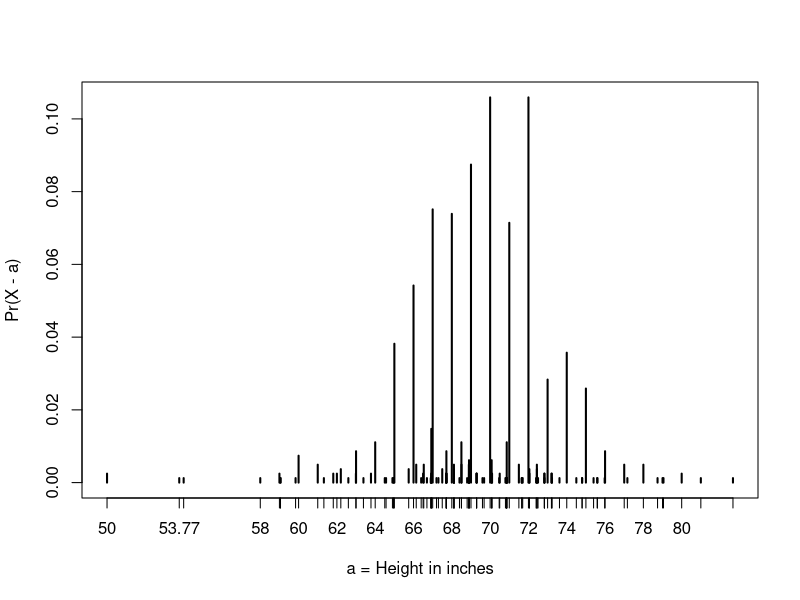
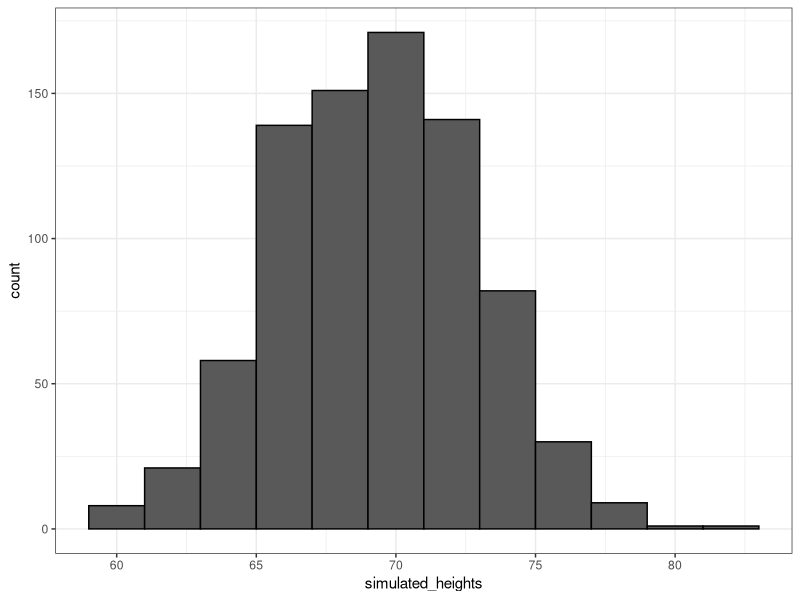
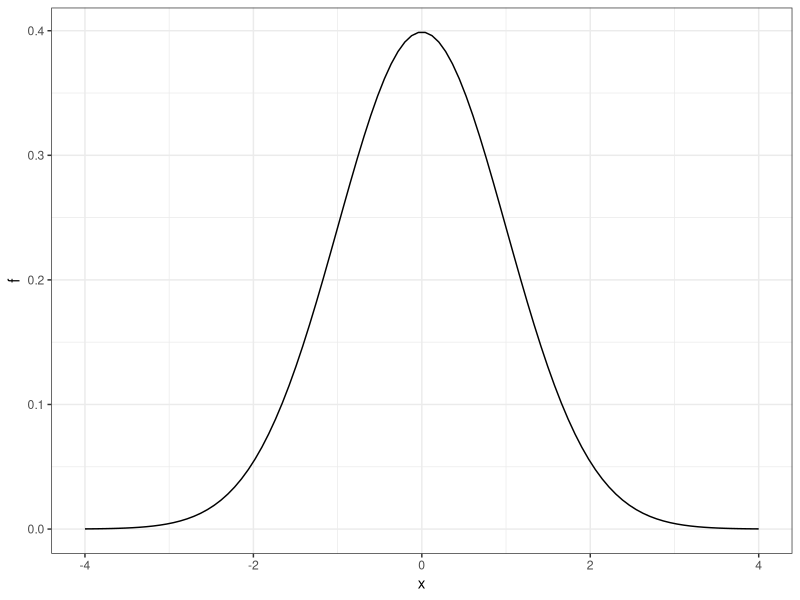
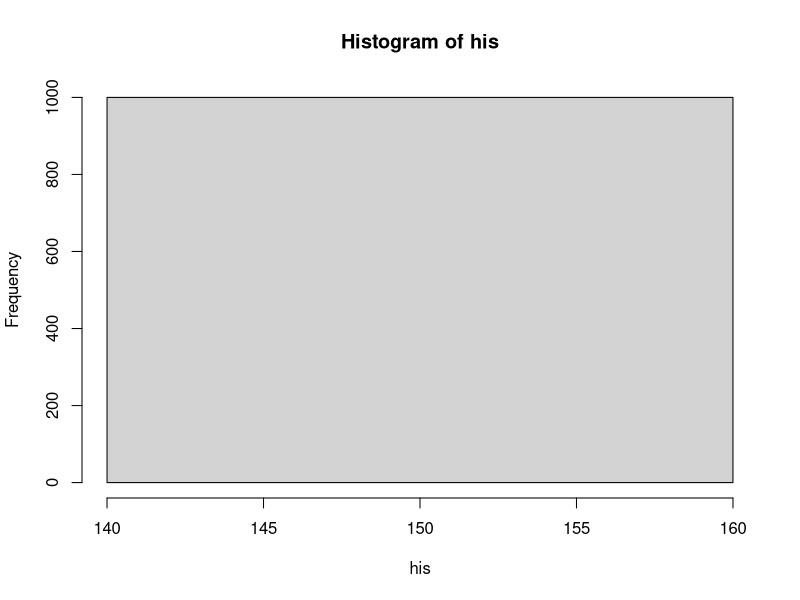

Write the R code that produced these figures, in order.
#2.1.1 Continuous Probability
# cumulative distribution function CDF
# empirical cumulative distribution function eCDF
library(tidyverse)
library(dslabs)
data("heights")
x <- heights %>% filter(sex=="Male") %>% .$height

F <- function(a) mean(x<=a)
1 - F(70)

#2.1.2 Theoretical Distribution
1 - pnorm(70.5, mean(x), sd(x))
plot(prop.table(table(x)), xlab="a = Height in inches", ylab="Pr(X - a)")

# the result is simular with normal distribution
mean(x <= 68.5) - mean(x <= 67.5)
mean(x <= 69.5) - mean(x <= 68.5)
mean(x <= 70.5) - mean(x <= 69.5)

pnorm(68.5, mean(x), sd(x)) - pnorm(67.5, mean(x), sd(x))
pnorm(69.5, mean(x), sd(x)) - pnorm(68.5, mean(x), sd(x))
pnorm(70.5, mean(x), sd(x)) - pnorm(69.5, mean(x), sd(x))

# the result is not simular with normal distribution
mean(x <= 70.9) - mean(x <= 70.1)
pnorm(70.9, mean(x), sd(x)) - pnorm(70.1, mean(x), sd(x))

#2.1.3  Probability Density
#F(a) = Pr(X <= a)  F(a) is probability Density
avg <- mean(x)
s <- sd(x)
1 - pnorm(76, avg, s)
dnorm(76, avg, s)

#2.1.4 Monte Carlo Simulations
x <- heights %>% filter(sex=="Male") %>% .$height
n <- length(x)
avg <- mean(x)
s <- sd(x)
simulated_heights <- rnorm(n, avg, s)
ds_theme_set()
data.frame(simulated_heights=simulated_heights) %>% ggplot(aes(simulated_heights)) + 
  geom_histogram(color="black", binwidth=2)

B <- 10000
tallest <- replicate(B, {
  simulated_data <- rnorm(800, avg, s)
  max(simulated_data)
})
mean(tallest >= 84)

#2.1.5 Other Continuous Distributions
# t - student-t
# chi-squared
# exponential
# gamma
# beta
# d - density
# q - quantile
# p - probability density
# r - random
# norm - normal distribution
x <- seq(-4, 4, length.out = 100)
data.frame(x, f=dnorm(x)) %>% ggplot(aes(x,f)) + geom_line()

#2.1 exercises
#2.1 ex1
# Assign a variable 'female_avg' as the average female height.
female_avg <- 64

# Assign a variable 'female_sd' as the standard deviation for female heights.
female_sd <- 3

# Using variables 'female_avg' and 'female_sd', calculate the probability that a randomly selected female is shorter than 5 feet. Print this value to the console.
pnorm(5 * 12, female_avg, female_sd)

#2.1 ex2
# Assign a variable 'female_avg' as the average female height.
female_avg <- 64

# Assign a variable 'female_sd' as the standard deviation for female heights.
female_sd <- 3

# Using variables 'female_avg' and 'female_sd', calculate the probability that a randomly selected female is 6 feet or taller. Print this value to the console.
1 - pnorm(6*12, female_avg, female_sd)

#2.1 ex3
# Assign a variable 'female_avg' as the average female height.
female_avg <- 64

# Assign a variable 'female_sd' as the standard deviation for female heights.
female_sd <- 3

# Using variables 'female_avg' and 'female_sd', calculate the probability that a randomly selected female is between the desired height range. Print this value to the console.

# 2.1 ex4
# Assign a variable 'female_avg' as the average female height. Convert this value to centimeters.
female_avg <- 64*2.54

# Assign a variable 'female_sd' as the standard deviation for female heights. Convert this value to centimeters.
female_sd <- 3*2.54

# Using variables 'female_avg' and 'female_sd', calculate the probability that a randomly selected female is between the desired height range. Print this value to the console.
pnorm(67*2.54, female_avg, female_sd) - pnorm(61*2.54, female_avg, female_sd)

# 2.1 ex5
# Assign a variable 'female_avg' as the average female height.
female_avg <- 64

# Assign a variable 'female_sd' as the standard deviation for female heights.
female_sd <- 3

# To a variable named 'taller', assign the value of a height that is one SD taller than average.
taller <- pnorm(female_avg + female_sd, female_avg, female_sd)

# To a variable named 'shorter', assign the value of a height that is one SD shorter than average.
shorter <- pnorm(female_avg - female_sd, female_avg, female_sd)

# Calculate the probability that a randomly selected female is between the desired height range. Print this value to the console.
taller - shorter

# 2.1 ex7
# Assign a variable 'female_avg' as the average female height.
male_avg <- 69

# Assign a variable 'female_sd' as the standard deviation for female heights.
male_sd <- 3

# Determine the height of a man in the 99th percentile of the distribution.
qnorm(0.99, male_avg, male_sd)   # How tall is a male in the 99th percentile

# 2.1 ex8
# The variable `B` specifies the number of times we want the simulation to run.
B <- 1000

# Use the `set.seed` function to make sure your answer matches the expected result after random number generation.
set.seed(1)

# Create an object called `highestIQ` that contains the highest IQ score from each random distribution of 10,000 people.
highestIQ <- max(rnorm(10000, 100, 15))

his <- replicate(B, highestIQ)
# Make a histogram of the highest IQ scores.
hist(his)
